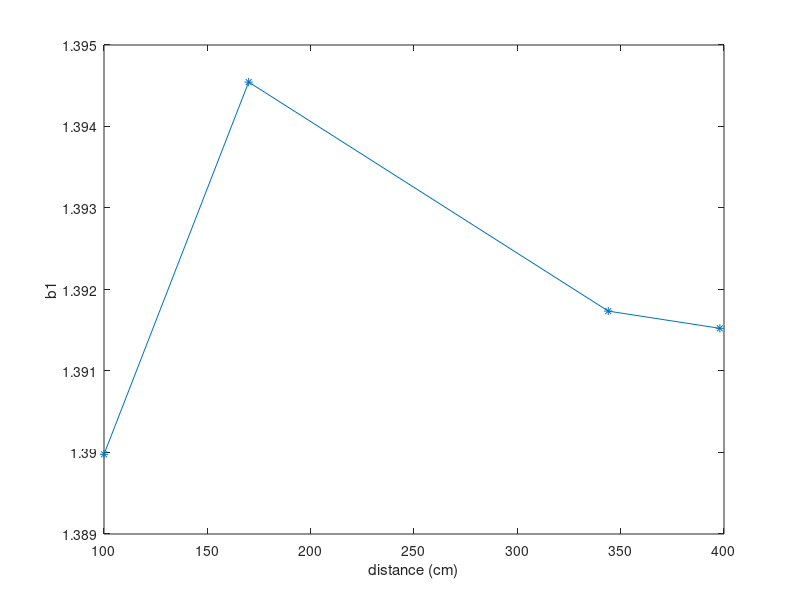
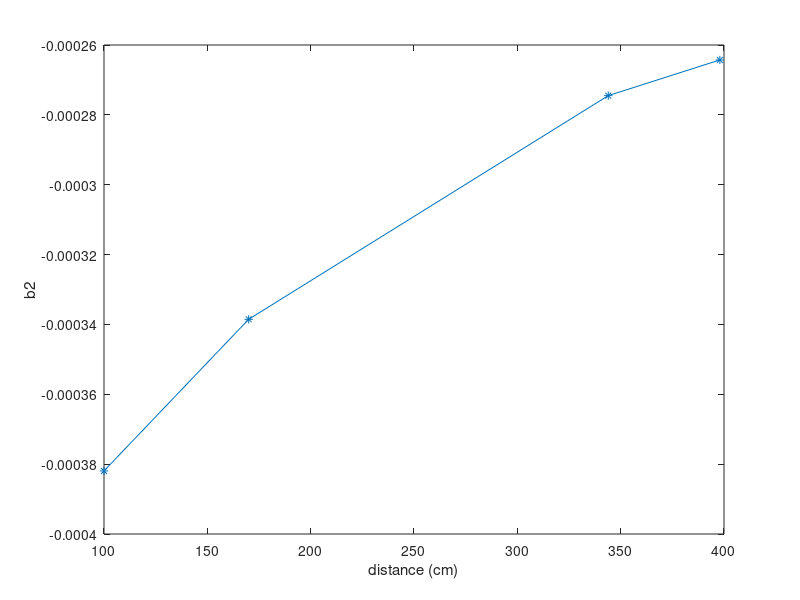
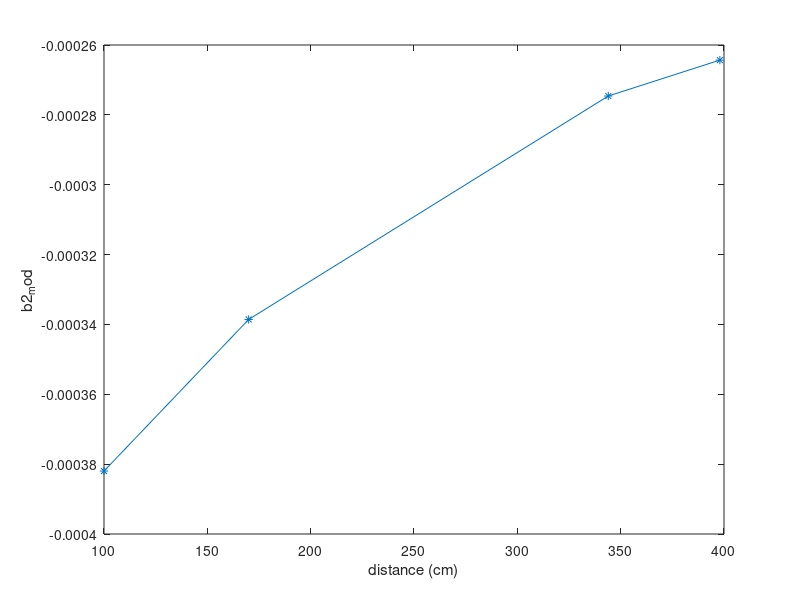

The MATLAB script that drew these images, in order:
% COnsidering the rotation problem
%%
close all
clear
clc
%%
b_100 = [1.389977593139575,-0.000381941225009];
b_170 = [1.394545220213261,-0.000338534255579];
b_344 = [1.391734908902134,-0.000274493270528];
b_398 = [1.391523605904583,-0.000264278111441];
% K = [-0.0895;-0.0946;-0.0945;-0.0916]; %PSD
K = [-0.01467;-0.01542;-0.02878;-0.01896]; % CCD
B = [b_100;b_170;b_344;b_398];
b2_mod = B(:,2)./cos(atan(K));
D = [100;170;344;398];
%%
figure('Name','b1 vs distances','NumberTitle','off')
plot(D,B(:,1),'-*');
xlabel('distance (cm)')
ylabel('b1')
figure('Name','b2 vs distances','NumberTitle','off')
plot(D,B(:,2),'-*');
xlabel('distance (cm)')
ylabel('b2')
figure('Name','b2_mod vs distances','NumberTitle','off')
plot(D,b2_mod,'-*');
xlabel('distance (cm)')
ylabel('b2_mod')